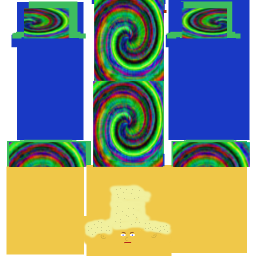
#> input picture client/data/bambo1.png, 256 x 256 px
$ python make-flag.py bambo1.png out.png
#> lines starting #> are read from the running program, lines starting #| are printed output that depends on the picture
#!/usr/bin/python3

# Babiling
#
# Copyright (C) 2015 Neil Roberts
#
# This program is free software: you can redistribute it and/or modify
# it under the terms of the GNU General Public License as published by
# the Free Software Foundation, either version 3 of the License, or
# (at your option) any later version.
#
# This program is distributed in the hope that it will be useful,
# but WITHOUT ANY WARRANTY; without even the implied warranty of
# MERCHANTABILITY or FITNESS FOR A PARTICULAR PURPOSE.  See the
# GNU General Public License for more details.
#
# You should have received a copy of the GNU General Public License
# along with this program.  If not, see <http://www.gnu.org/licenses/>.

from PIL import Image
import sys

IMAGE_WIDTH = 64
IMAGE_HEIGHT = 32
LEFT_MARGIN = 4

image_in = Image.open(sys.argv[1])
#> image_in is the input picture: PIL image 256x256 RGB; mean R, G, B 132.3, 143.6, 128.3
scaled_image = image_in.resize((IMAGE_WIDTH - LEFT_MARGIN,
                                IMAGE_HEIGHT),
                               Image.BICUBIC)
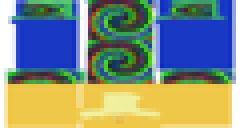
#> scaled_image: PIL image 60x32 RGB (shown 4 times larger); mean R, G, B 131.9, 143.3, 127.9

image_out = Image.new('RGB', (IMAGE_WIDTH, IMAGE_HEIGHT))
#> image_out: PIL image 64x32 RGB; every value is 0
image_out.paste(scaled_image, (LEFT_MARGIN, 0))
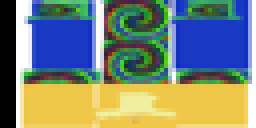
#> image_out: PIL image 64x32 RGB (shown 4 times larger); mean R, G, B 123.7, 134.3, 119.9

# Copy the left edge of the image to half of the margin so that when
# the mipmap is generated it will bleed less of the metal colour
left_edge = image_out.crop((LEFT_MARGIN, 0, LEFT_MARGIN + 1, IMAGE_HEIGHT))
for i in range(LEFT_MARGIN // 2, LEFT_MARGIN):
    image_out.paste(left_edge, (i, 0))
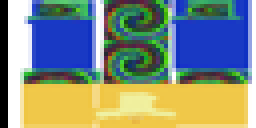
#> image_out: PIL image 64x32 RGB (shown 4 times larger); mean R, G, B 131.7, 142.3, 127.8

# Fill the rest of the margin with a metallic colour which will be
# used as the flag post.
image_out.paste((0xa2, 0xa2, 0xa2), (0, 0, LEFT_MARGIN // 2, IMAGE_HEIGHT))
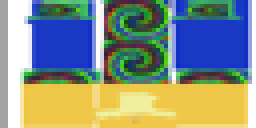
#> image_out: PIL image 64x32 RGB (shown 4 times larger); mean R, G, B 136.7, 147.3, 132.9

image_out.save(sys.argv[2])
